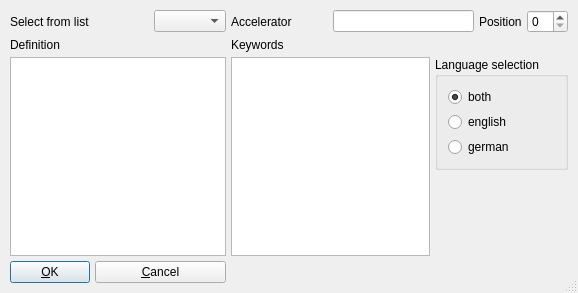
<?xml version="1.0" encoding="UTF-8"?>
<ui version="4.0">
 <class>EditMacro</class>
 <widget class="QDialog" name="EditMacro">
  <property name="geometry">
   <rect>
    <x>0</x>
    <y>0</y>
    <width>578</width>
    <height>293</height>
   </rect>
  </property>
  <property name="maximumSize">
   <size>
    <width>600</width>
    <height>320</height>
   </size>
  </property>
  <property name="windowTitle">
   <string>EditMacro</string>
  </property>
  <property name="sizeGripEnabled">
   <bool>true</bool>
  </property>
  <layout class="QGridLayout" name="gridLayout">
   <item row="0" column="0" colspan="2">
    <widget class="QLabel" name="label">
     <property name="text">
      <string>Select from list</string>
     </property>
    </widget>
   </item>
   <item row="0" column="2">
    <widget class="QComboBox" name="SelectMacro">
     <property name="currentIndex">
      <number>-1</number>
     </property>
    </widget>
   </item>
   <item row="0" column="3">
    <widget class="QLabel" name="textLabel1_3">
     <property name="text">
      <string>Accelerator</string>
     </property>
     <property name="wordWrap">
      <bool>false</bool>
     </property>
    </widget>
   </item>
   <item row="0" column="4" colspan="2">
    <widget class="QLineEdit" name="Accelerator"/>
   </item>
   <item row="0" column="6">
    <widget class="QLabel" name="textLabel1">
     <property name="text">
      <string>Position</string>
     </property>
     <property name="wordWrap">
      <bool>false</bool>
     </property>
    </widget>
   </item>
   <item row="0" column="7">
    <widget class="QSpinBox" name="Position"/>
   </item>
   <item row="1" column="0">
    <widget class="QLabel" name="textLabel2">
     <property name="text">
      <string>Definition</string>
     </property>
     <property name="wordWrap">
      <bool>false</bool>
     </property>
    </widget>
   </item>
   <item row="1" column="3">
    <widget class="QLabel" name="textLabel1_2">
     <property name="text">
      <string>Keywords</string>
     </property>
     <property name="wordWrap">
      <bool>false</bool>
     </property>
    </widget>
   </item>
   <item row="2" column="0" rowspan="2" colspan="3">
    <widget class="QTextEdit" name="Definition"/>
   </item>
   <item row="2" column="3" rowspan="2" colspan="2">
    <widget class="QListView" name="Keywords"/>
   </item>
   <item row="2" column="5" colspan="3">
    <widget class="QGroupBox" name="languageSelection">
     <property name="title">
      <string>Language selection</string>
     </property>
     <layout class="QVBoxLayout" name="verticalLayout">
      <item>
       <widget class="QRadioButton" name="lang0">
        <property name="text">
         <string>both</string>
        </property>
        <property name="checked">
         <bool>true</bool>
        </property>
        <attribute name="buttonGroup">
         <string notr="true">bG</string>
        </attribute>
       </widget>
      </item>
      <item>
       <widget class="QRadioButton" name="lang1">
        <property name="text">
         <string>english</string>
        </property>
        <attribute name="buttonGroup">
         <string notr="true">bG</string>
        </attribute>
       </widget>
      </item>
      <item>
       <widget class="QRadioButton" name="lang2">
        <property name="text">
         <string>german</string>
        </property>
        <attribute name="buttonGroup">
         <string notr="true">bG</string>
        </attribute>
       </widget>
      </item>
     </layout>
    </widget>
   </item>
   <item row="3" column="6">
    <spacer name="verticalSpacer">
     <property name="orientation">
      <enum>Qt::Vertical</enum>
     </property>
     <property name="sizeHint" stdset="0">
      <size>
       <width>20</width>
       <height>77</height>
      </size>
     </property>
    </spacer>
   </item>
   <item row="4" column="0">
    <widget class="QPushButton" name="buttonOk">
     <property name="text">
      <string>&amp;OK</string>
     </property>
     <property name="shortcut">
      <string/>
     </property>
     <property name="autoDefault">
      <bool>true</bool>
     </property>
     <property name="default">
      <bool>true</bool>
     </property>
    </widget>
   </item>
   <item row="4" column="1" colspan="2">
    <widget class="QPushButton" name="buttonCancel">
     <property name="text">
      <string>&amp;Cancel</string>
     </property>
     <property name="shortcut">
      <string/>
     </property>
     <property name="autoDefault">
      <bool>true</bool>
     </property>
    </widget>
   </item>
  </layout>
 </widget>
 <layoutdefault spacing="5" margin="10"/>
 <pixmapfunction>qPixmapFromMimeSource</pixmapfunction>
 <resources/>
 <connections>
  <connection>
   <sender>buttonOk</sender>
   <signal>clicked()</signal>
   <receiver>EditMacro</receiver>
   <slot>accept()</slot>
   <hints>
    <hint type="sourcelabel">
     <x>20</x>
     <y>20</y>
    </hint>
    <hint type="destinationlabel">
     <x>20</x>
     <y>20</y>
    </hint>
   </hints>
  </connection>
  <connection>
   <sender>buttonCancel</sender>
   <signal>clicked()</signal>
   <receiver>EditMacro</receiver>
   <slot>reject()</slot>
   <hints>
    <hint type="sourcelabel">
     <x>20</x>
     <y>20</y>
    </hint>
    <hint type="destinationlabel">
     <x>20</x>
     <y>20</y>
    </hint>
   </hints>
  </connection>
  <connection>
   <sender>SelectMacro</sender>
   <signal>activated(int)</signal>
   <receiver>EditMacro</receiver>
   <slot>setText(int)</slot>
   <hints>
    <hint type="sourcelabel">
     <x>20</x>
     <y>20</y>
    </hint>
    <hint type="destinationlabel">
     <x>20</x>
     <y>20</y>
    </hint>
   </hints>
  </connection>
 </connections>
 <buttongroups>
  <buttongroup name="bG"/>
 </buttongroups>
</ui>
